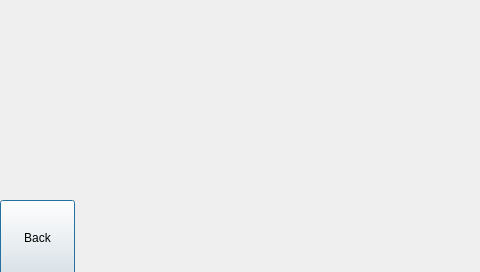
<?xml version="1.0" encoding="UTF-8"?>
<ui version="4.0">
 <class>settingsmenu</class>
 <widget class="QDialog" name="settingsmenu">
  <property name="geometry">
   <rect>
    <x>0</x>
    <y>0</y>
    <width>480</width>
    <height>272</height>
   </rect>
  </property>
  <property name="windowTitle">
   <string>Dialog</string>
  </property>
  <widget class="QPushButton" name="button_back">
   <property name="geometry">
    <rect>
     <x>0</x>
     <y>200</y>
     <width>75</width>
     <height>75</height>
    </rect>
   </property>
   <property name="text">
    <string>Back</string>
   </property>
  </widget>
 </widget>
 <resources/>
 <connections/>
</ui>
